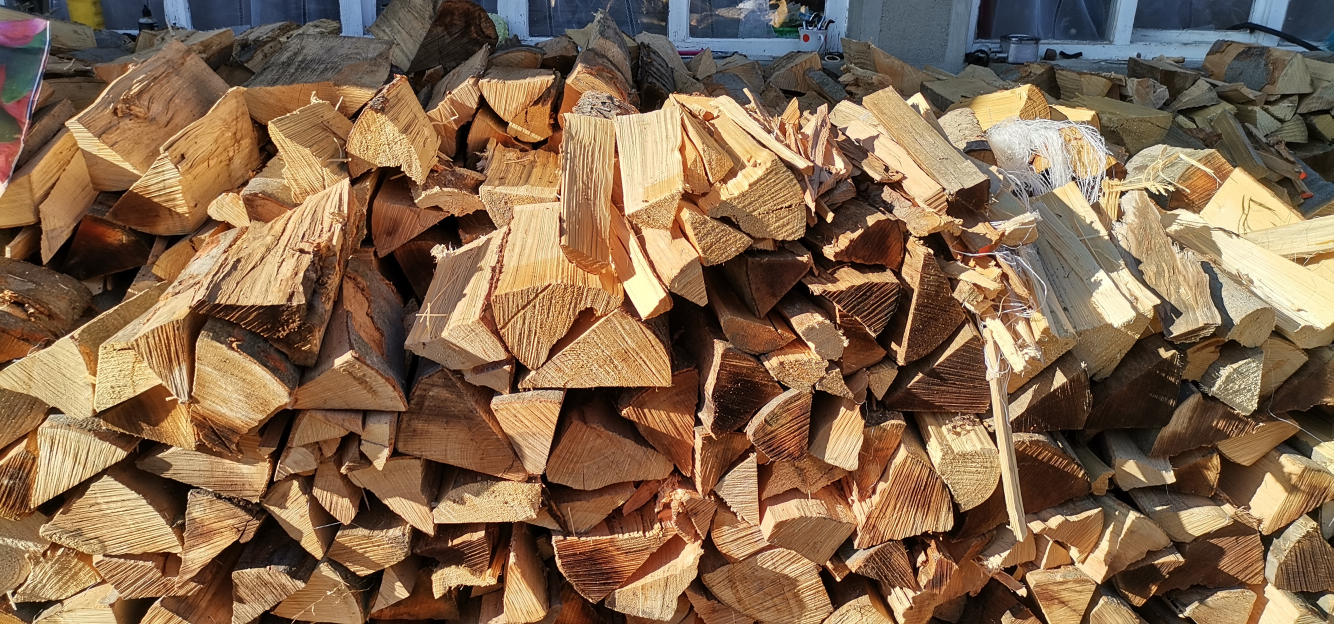
#> input picture wood_middle.jpg, 4000 x 1872 px (shown at 1/3 size)
$ python -i uncalibrated_rectify_sift.py   (imports and definitions only)   (older library calls are emulated)
#> lines starting #> are read from the running program, lines starting #| are printed output that depends on the picture
import cv2
import numpy as np
import matplotlib.pyplot as plt

def uncalibrated_rectify_sift(im1="wood_middle.jpg", im2="wood_middle.jpg"):
    # Ensure you have a version of OpenCV that supports SIFT
    # For newer versions, you might need to use:
    # cv2.xfeatures2d.SIFT_create()

    # Read images
#> called with im1 = 'wood_middle.jpg', im2 = 'wood_middle.jpg'
    I1 = cv2.imread(im1)
#> I1 is the input picture: shape (1872, 4000, 3); mean B, G, R 78, 104.3, 132.3
    I2 = cv2.imread(im2)

    # Convert to grayscale
    I1gray = cv2.cvtColor(I1, cv2.COLOR_BGR2GRAY)
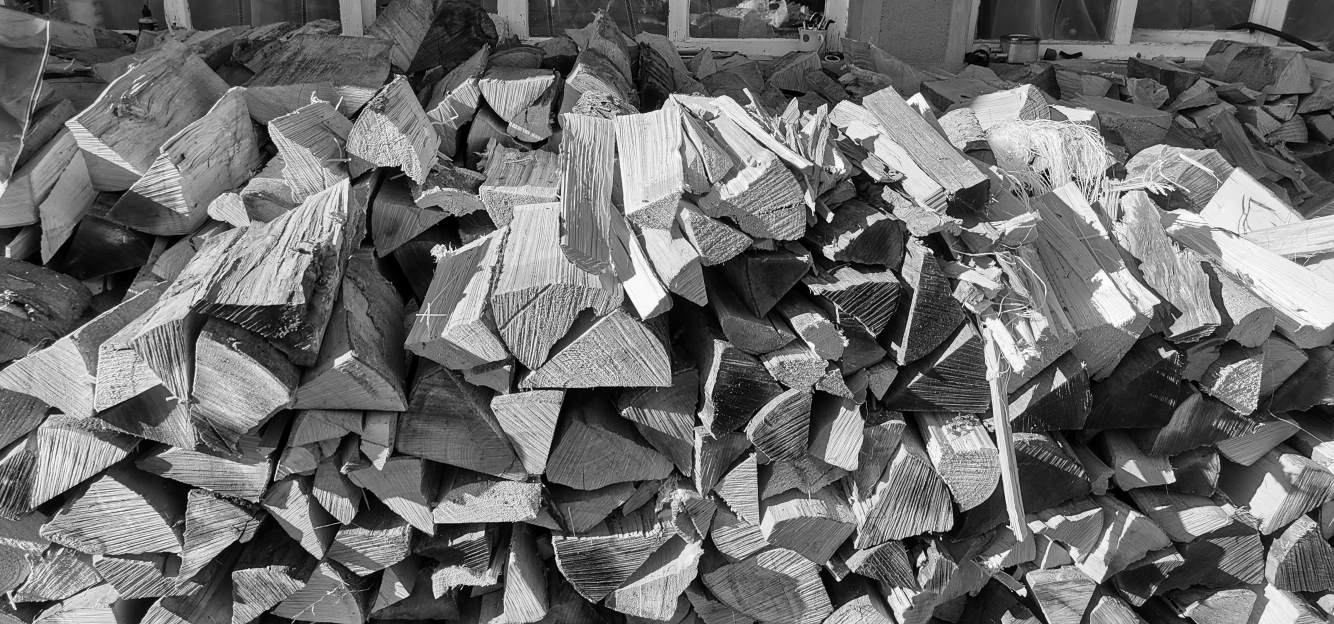
#> I1gray: shape (1872, 4000) (shown at 1/3 size); min 0, max 255, mean 109.7
    I2gray = cv2.cvtColor(I2, cv2.COLOR_BGR2GRAY)

    # SIFT feature detection
    sift = cv2.SIFT_create()
    keypoints1, descriptors1 = sift.detectAndCompute(I1gray, None)
#> keypoints1 = 127224 keypoints; strongest (x, y, size): (3036, 1774, 3), (1632, 1458, 4.4), (2823, 1616, 4.7), (3105, 1276, 3.3)
    keypoints2, descriptors2 = sift.detectAndCompute(I2gray, None)
#> keypoints2 has the same summary as keypoints1

    # Feature matching using FLANN matcher
    FLANN_INDEX_KDTREE = 1
    index_params = dict(algorithm=FLANN_INDEX_KDTREE, trees=5)
    search_params = dict(checks=50)

    flann = cv2.FlannBasedMatcher(index_params, search_params)
    matches = flann.knnMatch(descriptors1, descriptors2, k=2)
#> matches = 127224 matches

    # Apply ratio test
    good_matches = []
    for m, n in matches:
        if m.distance < 0.7 * n.distance:
            good_matches.append(m)
#> after the loop, good_matches = 127224 matches

    # Extract matched keypoints
    src_pts = np.float32([keypoints1[m.queryIdx].pt for m in good_matches]).reshape(-1, 2)
#> src_pts = 127224 pairs, first value 2.29 to 3997.2, second value 2.41 to 1869.2
    dst_pts = np.float32([keypoints2[m.trainIdx].pt for m in good_matches]).reshape(-1, 2)
#> dst_pts has the same summary as src_pts

    # Find fundamental matrix
#> (the run stopped early here; a loop or call above may not have finished)
